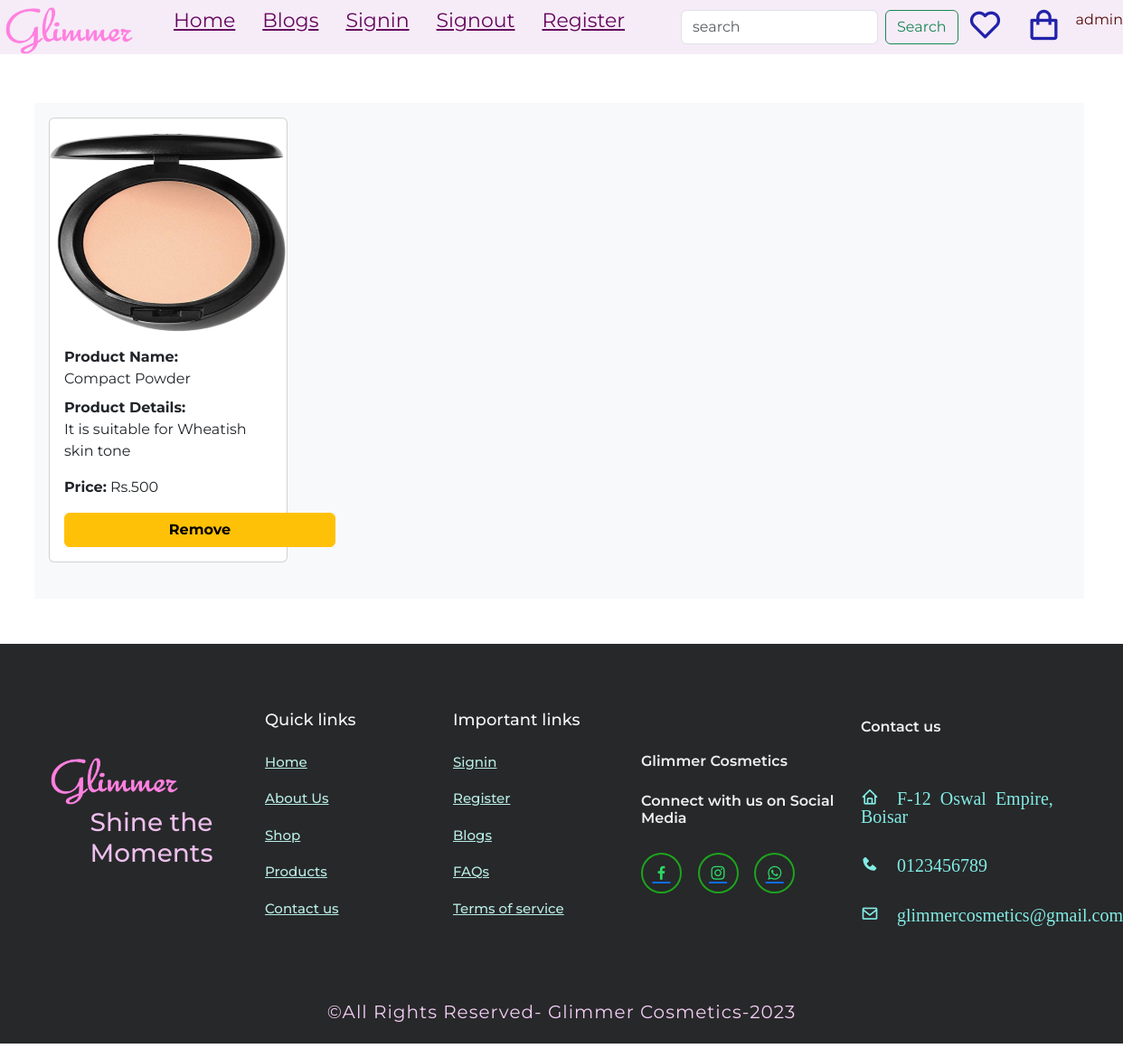
Screenshot of /wishlist/ (signed in) with the database file from the repository.
### glimmerapp/models.py (models this page shows)
class Wishlist(models.Model):
    product_id = models.ForeignKey(Product, on_delete=models.CASCADE)
    userid = models.ForeignKey(User, on_delete=models.CASCADE,null=True, blank=True)

class Product(models.Model):
    product_id = models.IntegerField(primary_key=True)
    product_name = models.CharField(max_length=55)
    type = (("Makeup","Makeup"),("Haircare","Haircare"),("Skincare","Skincare"),("Appliances","Appliances"))
    category = models.CharField(max_length=100,choices=type,default="")
    desc = models.TextField(max_length=255)
    price = models.IntegerField()
    image = models.ImageField(upload_to="pics")
    objects = models.Manager()
    prod = CustomManager()

### glimmerapp/views.py (the view)
# urls.py: path("wishlist/",views.wishlist, name="wishlist"),
def wishlist(req):
    if req.user.is_authenticated:
        username = req.user.username
        allwishlists = Wishlist.objects.filter(userid=req.user.id)
        context = {
            "wishlist_items": allwishlists,
            "username": username,
        }
        return render(req, "wishlist.html", context)
    else:
        allwishlists = Wishlist.objects.filter(userid=req.user.id)
        context = {
            "wishlist_items": allwishlists,
        }
        return render(req, "wishlist.html", context)

### templates/wishlist.html (shortened to what this page needs)
{% load static %}
{% include 'header.html' %}
<!DOCTYPE html>
<html lang="en">
<head>
    <link href="https://cdn.jsdelivr.net/npm/bootstrap@5.3.2/dist/css/bootstrap.min.css" rel="stylesheet">
</head>
<body><br>
<section>
    <div class="row">
        <div class="col-md-12 p-3 bg-light">
            <div class="row">
            {% for item in wishlist_items %}
                <div class="col-md-3 mb-4">
                    <div class="card h-100">
                        <div class="col-12 mt-3">
                            <img src="{{item.product_id.image.url}}" class="card-img-top" alt="{{item.product_id.product_name}} " width="100px" height="220px">
                        </div>
                        <div class="card-body">
                            <p class="card-title"><strong>Product Name:</strong><br> {{item.product_id.product_name}}</p>
                            <p class="card-text"><strong>Product Details:</strong><br> {{item.product_id.desc}}</p>
                            <p class="card-text"><strong>Price:</strong> Rs.{{item.product_id.price}}</p>
                            <div class="row">
                                <div class="col-md-6">
                                    <a href="/removefromwishlist/{{item.product_id.product_id}}"  class="btn btn-warning" style="width:300px;"><strong>Remove</strong></a>
                                </div>
                            </div>
                        </div>
                    </div>
                </div>
            {% endfor %}
            </div>
        </div>
    </div>
</section>
</body>
</html>
{% include 'footer.html' %}

### templates/header.html (shortened to what this page needs)
{% load static %}
<!DOCTYPE html>
<html lang="en">
<head>
    <link rel="stylesheet" href="{% static '/css/style.css' %}">
    <link rel="stylesheet" href="https://unpkg.com/boxicons@latest/css/boxicons.min.css">
</head>
<body>
    <header>
        <a href="" class="logo"><img src="{% static '/images/glimmer.png' %}" alt=""></a>
        <ul class="navbar">
            <li><a href="{% url 'index' %}">Home</a></li>
            <li><a href="{% url 'blog' %}">Blogs</a></li>
            <li><a href="{% url 'signin' %}">Signin</a></li>
            {% if user.is_authenticated %}
            <li><a href="{% url 'signout' %}">Signout</a></li>
            {% endif %}
            <li><a href="{% url 'register' %}">Register</a></li>
        </ul>
        <div class="h-icons">
            <form method="GET" action="{% url 'searchcosmetic' %}" class="d-flex" role="search">
                <input class="form-control me-2" name='c' value="{{query}}" type="search" placeholder="search" aria-label="search">
                <button class="btn btn-outline-success" type="submit">Search</button>
           </form>
        <a href="/wishlist"><i class='bx bx-heart'></i></a>
        <a href="/bag"><i class='bx bx-shopping-bag'></i></a>
        <p style="color:rgb(82, 9, 9)">{{username}}</p>
    </div>
    </header>
    <p style="color:rgb(82, 9, 9)">{{username}}</p>
</body>
</html>

### static/css/style.css (style rules this page uses)
* { margin: 0px; padding: 0px; box-sizing: border-box; font-family: 'Montserrat', sans-serif; list-style: none; text-decoration: none; scroll-behavior: smooth; }
body { color:#000; background:white; }
header { position:fixed; height:60px; width:100%; top: 0; left: 0; right:0; z-index:1000; background:rgb(246, 236, 247); box-shadow: 0 rgb(0 0 0/ 10%); display: flex; align-items: center; justify-content:space-between; padding: 0px 0%; transition: all .50s ease; }
.logo img { width: 150px; height: 65px; }
.navbar { display:flex; list-style-type:none; }
.navbar a { color:rgb(101, 6, 95); font-size: 22px; font-weight: 400; margin-left: 5px; margin-right: 25px; transition: all .50s ease; }
.h-icons { display: flex; align-items: center; }
.h-icons i { font-size: 40px; color:rgb(34, 34, 170); margin-left: 10px; margin-right:15px; transition: all .50s ease; }
section { padding: 50px 55px 50px 50px; }

### rows the page displays
Wishlist: product_id.image (picture), product_id.product_name "Compact Powder", product_id.desc "It is suitable for Wheatish skin tone", product_id.price "500"

### other values shown
{{ username }} "admin"
